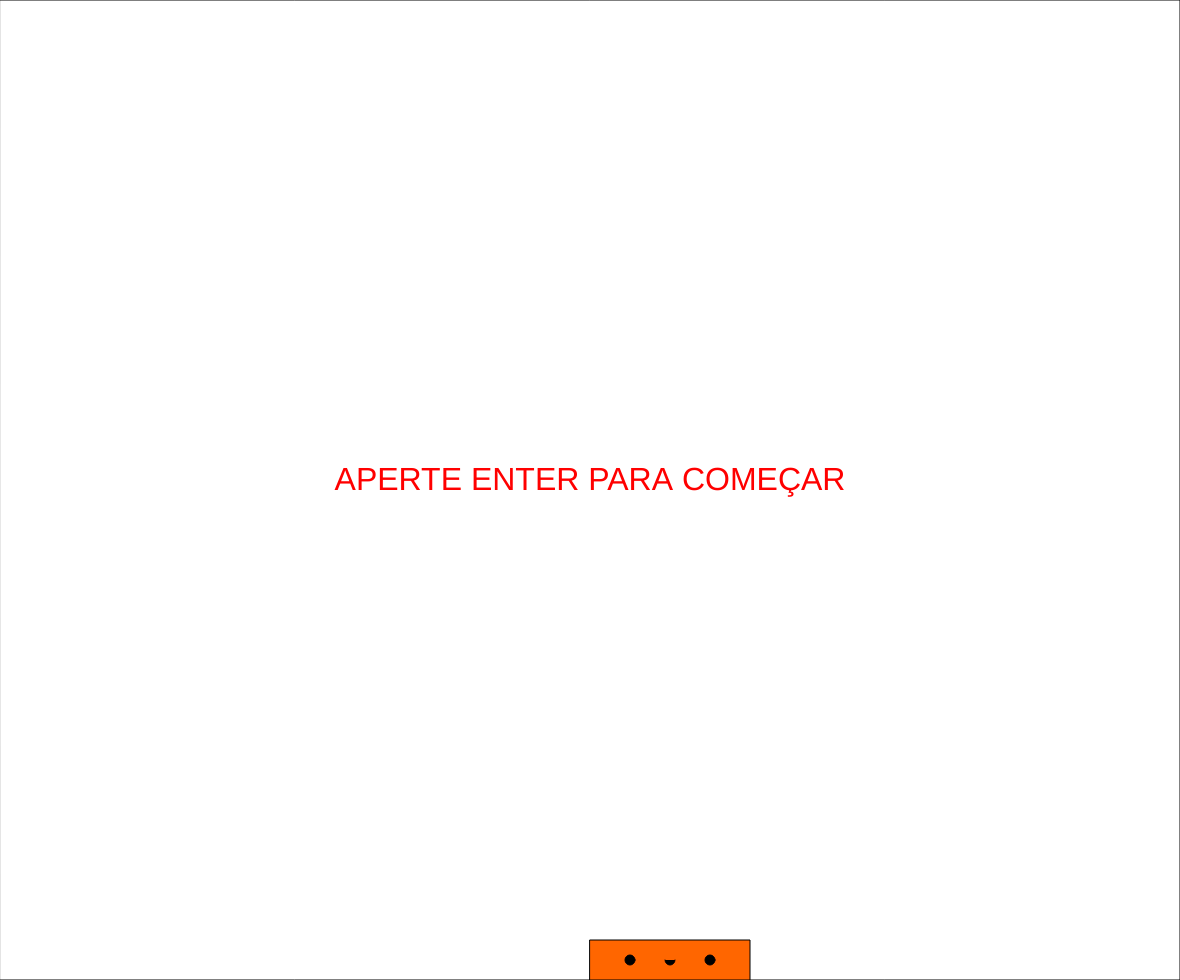
Frame 1 (no input)
Frame 60 (no input): identical to frame 1, image omitted
Frame 120 (the mouse pressed at the canvas centre since frame 60): identical to frame 1, image omitted

The p5.js sketch that drew this single still picture (run headless with seeded random() and noise() and a simulated clock; from frame 60 on, the mouse is pressed at the canvas centre):

// p5.js sketch
// ── sketch.js

var barra;
var bola;
var listaBolas = [];
var vidas = 3;
var fase = false;
var start = false;
var pontuacao = 0;
var pause = false;
function setup() {
    createCanvas(windowWidth - 20, windowHeight - 20);
    barra = new Barra();
}

function draw() {
    background(255);
    noFill();
    rect(0, 0, width, height);

    this.pausar();
    barra.vizualizar();
    barra.movimentar();
    if (start) {
        renderizarBola();
    } else {
        textSize(32);
        textAlign(CENTER);
        fill(255, 0, 0);
        text('APERTE ENTER PARA COMEÇAR', width / 2, height / 2);
    }
    if (vidas == 0) {
        textAlign(CENTER);
        fill(255, 0, 0);
        text('GAME OVER APERTE ENTER PARA JOGAR NOVAMENTE', width / 2, height / 2);
        text('Sua pontuação foi: ' + pontuacao, width / 2, height / 4);
        listaBolas = [];
    } else {
        ;
        if (start) {
            textSize(32);
            fill(0);
            text('Vidas: ' + vidas, width / 8 * 7, height / 8);
            text('Pontuação: ' + pontuacao, width / 8, height / 8);
        }
    }

}
function renderizarBola() {
    listaBolas.forEach((bola) => {
        bola.vizualizar();
        bola.movimentar();
        if (bola.colisao(barra)) {
            bola.tipo == 3 ? curar() : vidas--;
        }
        if (bola.limites()) {
            bola.reset();
            fase = true;
            pontuacao++;
        }
    });
    if (fase) {
        if (listaBolas.length < 30) {
            listaBolas.push(new Bola());
        }
        fase = false;
    }

}
function curar() {
    if (vidas < 3) {
        vidas++;
    }
    barra.tonta = false;
    barra.raiva = false;
}
function keyPressed() {
    console.log(key)
    if (key === 'ArrowRight') {
        barra.esquerda = true;
    } else if (key === 'ArrowLeft') {
        barra.direita = true;
    } else if (key === 'Enter') {
        loop();
        start = true;
        pontuacao = 0;
        listaBolas = [];
        listaBolas.push(new Bola());
        vidas = 3;
        this.curar();
        barra.raiva = false;
    } else if (key === ' ' && start == true) {
        pause = !pause;
        pause == true ? noLoop() : loop();
    }
}
function keyReleased() {
    barra.esquerda = false;
    barra.direita = false;
}
function pausar() {
    if (pause) {
        fill(0);
        rect(width / 2 - 20, height / 2, 20, 40);
        rect(width / 2 + 20, height / 2, 20, 40)

    }
}

// ── barra.js
function Barra() {
    this.altura = 160;
    this.largura = 40;

    this.esquerda = false;
    this.direita = false;
    this.tonta = false;
    this.raiva = false;

    this.posicao = createVector(width / 2, height - 40);

    this.vizualizar = function () {
        if (this.tonta) {
            fill(255,0,255);
        }else{
            fill(255, 102, 0);
        }
        rect(this.posicao.x, this.posicao.y, this.altura, this.largura);
        this.face();
    }
    this.mover = function (movimento) {
        this.posicao.x += movimento;
    }
    this.face = function () {
        if (this.raiva) {
            fill(0);
            arc(this.posicao.x + this.altura / 4, this.posicao.y + 20, 10, 10, 0, PI + QUARTER_PI, CHORD);
            arc(this.posicao.x + this.altura / 4 * 3, this.posicao.y + 20, 10, 10, -1, PI, CHORD);
            line(this.posicao.x + this.altura / 2 - 10, this.posicao.y + 20,
                this.posicao.x + this.altura / 2 + 10, this.posicao.y + 20);
        }
        else {
            fill(0);
            ellipse(this.posicao.x + this.altura / 4, this.posicao.y + 20, 10);
            ellipse(this.posicao.x + this.altura / 4 * 3, this.posicao.y + 20, 10);
            arc(this.posicao.x + this.altura / 2, this.posicao.y + 20, 10, 10, 0, PI);
        }
    }

    this.movimentar = function () {
        let velocidade = 10;
        this.tonta == true ? velocidade *= -1 : velocidade;
        if (this.esquerda) {
            this.mover(velocidade);
        }
        else if (this.direita) {
            this.mover(-velocidade);
        }
        this.barreiras();
    }

    this.barreiras = function () {
        if (this.posicao.x < 0) this.posicao.x = 0;
        else if (this.posicao.x + this.altura > width) this.posicao.x = width - this.altura;
    }

}
// ── bola.js
function Bola() {
    this.tipo = 1;
    this.posicao = createVector(width, height / 8);
    this.posicao.x = random(0, this.posicao.x);
    this.velocidade = createVector(1, 1).mult(random(6, 12));
    this.direcao = createVector(0, 1);
    this.vizualizar = function () {
        this.fabricarBolinha();
    }
    this.movimentar = function () {
        this.posicao.x += this.velocidade.x * this.direcao.x;
        this.posicao.y += this.velocidade.y * this.direcao.y;

    }
    this.reset = function () {
        this.posicao.y = 0;
        this.posicao.x = random(0, width);
        this.velocidade = createVector(1, 1).mult(random(4, 12));


    }
    this.limites = function () {
        if (this.posicao.y > height) {
            return true;
        }
    }

    this.colisao = function (barra) {
        if (barra.posicao.y <= this.posicao.y &&
            barra.posicao.x < this.posicao.x &&
            barra.posicao.x + barra.altura > this.posicao.x) {
            this.regraColisao(barra);
            barra.raiva = true;
            this.reset();
            return true;
        }
        return false;
    }

    this.fabricarBolinha = function () {
        if (this.velocidade.y > 8) {
            this.tipo = 1;
            fill(255, 0, 0);
        }
        else if (this.velocidade.y > 6) {
            this.tipo = 2;
            fill(255, 255, 0);
        }
        else {
            this.tipo = 3;
            fill(127, 255, 0);
        }
        ellipse(this.posicao.x, this.posicao.y, 20);
    }

    this.regraColisao = function (barra) {
        if (this.tipo == 1) {

        } else if (this.tipo == 2) {
            barra.tonta = true;
        }

    }

}
